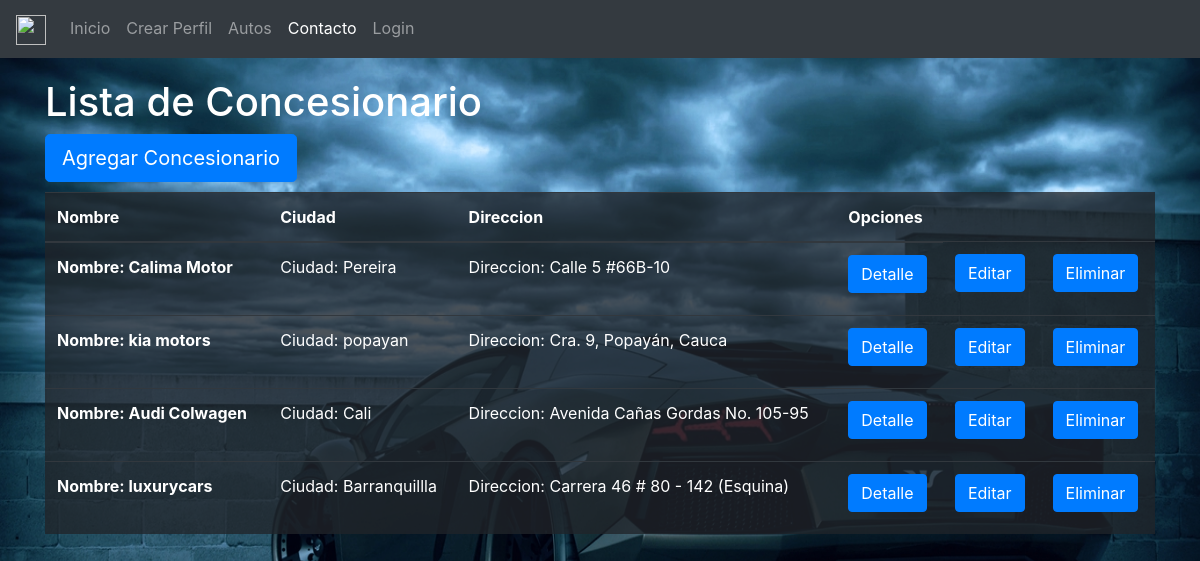
/lista_concesionario/, run on the app's committed database.
### home/models.py (models this page shows, shortened)
class Concesionario (models.Model):
    nombre = models.CharField( max_length = 100 )
    ciudad = models.CharField( max_length = 100)
    direccion = models.CharField( max_length = 100 )

### home/views.py (the view)
# urls.py: path('lista_concesionario/', vista_lista_concesionario, name='vista_lista_concesionario'),
def vista_lista_concesionario(request):
    listacon = Concesionario.objects.filter()
    return render(request, "lista_concesionario.html", locals())

### templates/lista_concesionario.html (shortened to what this page needs)
{% extends "base.html" %}
{% block contenido %}
    <h1>Lista de Concesionario</h1>
    <a class="btn btn-primary btn-lg" href="/agregar_concesionario">Agregar Concesionario</a>
    <div class="table-responsive">
      <table class="table table-dark">
        <thead>
          <tr>
            <th scope="col">Nombre</th>
            <th scope="col">Ciudad</th>
            <th scope="col">Direccion</th>
            <th scope="col">Opciones</th>
          </tr>
        </thead>
        <tbody>
            {% for p in listacon %}
        <tr>
          <th scope="row">Nombre: {{p.nombre}}</th>
          <td>Ciudad: {{p.ciudad}}</td>
          <td>Direccion: {{p.direccion}}</td>
          <td><a class="btn btn-primary" href="/ver_concesionario/{{p.id}}">Detalle</a></td>
          <td><a class="btn btn-primary" href="/editar_concesionario/{{p.id}}">Editar</a></td>
          <td><a class="btn btn-primary" href="/eliminar_concesionario/{{p.id}}">Eliminar</a></td>
        </tr>
        {% endfor %}
      </tbody>
    </table>
    </div>
{% endblock %}

### static/css/maincss.css (style rules this page uses)
body { background: url(../imagenes/fondo3.jpg); background-repeat: no-repeat; background-attachment: fixed; background-size: 100% 100%; color: #fff; }
.btn { margin-bottom: 10px; }
.table { background-color: #212529c7; }

### data on the page
Concesionario: nombre "Calima Motor", ciudad "Pereira", direccion "Calle 5 #66B-10"
Concesionario: nombre "kia motors", ciudad "popayan", direccion "Cra. 9, Popayán, Cauca"
Concesionario: nombre "Audi Colwagen", ciudad "Cali", direccion "Avenida Cañas Gordas No. 105-95"
Concesionario: nombre "luxurycars", ciudad "Barranquillla", direccion "Carrera 46 # 80 - 142 (Esquina)"
